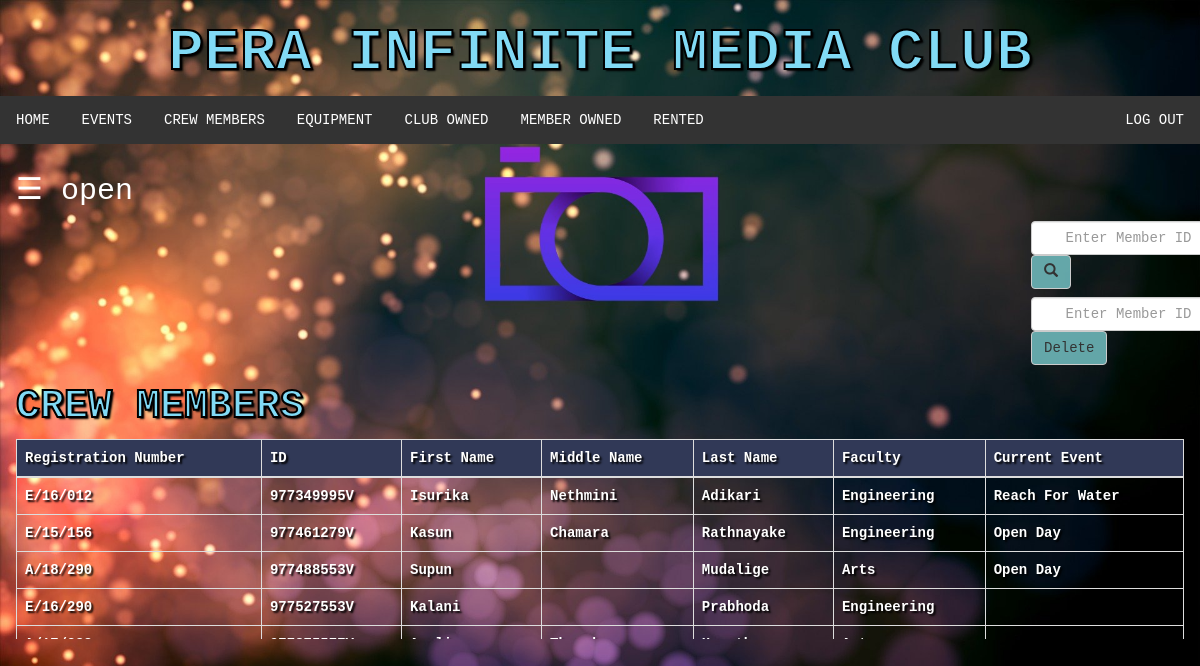
Screenshot of /crew_members.php (signed in) with the database file from the repository.
### crew_members.php (the view, shortened to what this page needs)
<?php
	include "naviBar.php";
?>
<!DOCTYPE html>
<html>
<head>
</head>
<body>
	<div id="main">
	  <span style="font-size:30px;cursor:pointer; color: white;" onclick="openNav()">&#9776; open</span>
	<div class="srch">
		<form class="navbar-form" method="post" name="form1">
				<input class="form-control" type="text" name="search" placeholder="Enter Member ID" required="">
				<button style="background-color: #6db6b9e6;" type="submit" name="submit" class="btn btn-default">
					<span class="glyphicon glyphicon-search"></span>
				</button>
		</form>
		<form class="navbar-form" method="post" name="form1">
				<input class="form-control" type="text" name="id" placeholder="Enter Member ID" required="">
				<button style="background-color: #6db6b9e6;" type="submit" name="submit1" class="btn btn-default">Delete
				</button>
		</form>
	</div>
	<h2>Crew Members</h2>
	<?php
		if(isset($_POST['submit']))
		{
			$q=mysqli_query($db,"SELECT * from `crew member` where ID = '$_POST[search]' ");
			if(mysqli_num_rows($q)==0)
			{
				echo "Sorry! No member found. Try searching again.";
			}
			else
			{
				echo "<div class = 'table-wrapper-scroll-y my-custom-scrollbar'>";
				echo "<table class = 'table table-bordered table-fixed'>";
				echo "<thead>";
				echo "<tr style = 'background-color: #313957;'>";
				echo "<th>"; echo "Registration Number";	echo "</th>";
				echo "<th>"; echo "ID";  echo "</th>";
				echo "<th>"; echo "First Name";  echo "</th>";
				echo "<th>"; echo "Middle Name";  echo "</th>";
				echo "<th>"; echo "Last Name";  echo "</th>";
				echo "<th>"; echo "Faculty";  echo "</th>";
				echo "<th>"; echo "Current Event";  echo "</th>";
				echo "</tr>";
				echo "</thead>";
				echo "<tbody>";
			while($row=mysqli_fetch_assoc($q))
			{
				echo "<tr>";
				echo "<td>"; echo $row['Registration Number']; echo "</td>";
				echo "<td>"; echo $row['ID']; echo "</td>";
				echo "<td>"; echo $row['First Name']; echo "</td>";
				echo "<td>"; echo $row['Middle Name']; echo "</td>";
				echo "<td>"; echo $row['Last Name']; echo "</td>";
				echo "<td>"; echo $row['Faculty']; echo "</td>";
				echo "<td>"; echo $row['Current Event']; echo "</td>";
				echo "</tr>";
			}
			echo "</tbody>";
			echo "</table>";
			echo "</div>";
			}
		}
		else
		{
			$res = mysqli_query($db,"SELECT * FROM `crew member`;");
			echo "<div class = 'table-wrapper-scroll-y my-custom-scrollbar'>";
			echo "<table class = 'table table-bordered table-fixed'>";
			echo "<thead>";
			echo "<tr style = 'background-color: #313957;'>";
			echo "<th>"; echo "Registration Number";	echo "</th>";
			echo "<th>"; echo "ID";  echo "</th>";
			echo "<th>"; echo "First Name";  echo "</th>";
			echo "<th>"; echo "Middle Name";  echo "</th>";
			echo "<th>"; echo "Last Name";  echo "</th>";
			echo "<th>"; echo "Faculty";  echo "</th>";
			echo "<th>"; echo "Current Event";  echo "</th>";
			echo "</tr>";
			echo "</thead>";
			echo "<tbody>";
			while($row=mysqli_fetch_assoc($res))
				{
					echo "<tr>";
					echo "<td>"; echo $row['Registration Number']; echo "</td>";
					echo "<td>"; echo $row['ID']; echo "</td>";
					echo "<td>"; echo $row['First Name']; echo "</td>";
					echo "<td>"; echo $row['Middle Name']; echo "</td>";
					echo "<td>"; echo $row['Last Name']; echo "</td>";
					echo "<td>"; echo $row['Faculty']; echo "</td>";
					echo "<td>"; echo $row['Current Event']; echo "</td>";
					echo "</tr>";
				}
				echo "</tbody>";
			echo "</table>";
			echo "</div>";
		}
	?>
	</div>
</body>
</html>

### css/style.css (style rules this page uses)
html, body, div, span, object, iframe, h1, h2, h3, h4, h5, h6, p, blockquote, pre, abbr, address, cite, code, del, dfn, em, img, ins, kbd, q, samp, small, strong, sub, sup, var, b, i, dl, dt, dd, ol, ul, li, fieldset, form, label, legend, table, caption, tbody, tfoot, thead, tr, th, td, article, aside, canvas, details, figcaption, figure, footer, header, hgroup, menu, nav, section, summary, time, mark, audio, video { margin:0; padding:0; border:0; outline:0; font-size:100%; vertical-align:baseline; background:transparent; }
body { line-height:1; }
table { border-collapse:collapse; border-spacing:0; }
input, select { vertical-align:middle; }
.form-control { text-align: center; }
.srch { padding-left: 1000px; }
.table-fixed thead th { position: sticky; top: 0; background-color: #313957; }
.my-custom-scrollbar { position: relative; height: 200px; overflow: auto; }
.table-wrapper-scroll-y { display: block; }

### crew_members.php (style rules this page uses)
.table-fixed thead th { position: sticky; top: 0; background-color: #313957; }
.my-custom-scrollbar { position: relative; height: 200px; overflow: auto; }
.table-wrapper-scroll-y { display: block; }
th { color: white; }
tr { color: white; font-weight: bold; text-shadow: 2px 2px 2px black; }
h2 { text-transform: uppercase; font-size: 40px; font-weight: bold; font-family: Courier, "Lucida Console", monospace; color: #81DAF5; -webkit-text-stroke: 2px black; text-shadow: 2px 2px 2px black; }
body { background-image: url("image/img2.jpg"); -webkit-background-size:cover; -moz-background-size:cover; -o-background-size:cover; background-size: cover; margin: 0; }
.srch { padding-left: 1000px; }
body { font-family: Courier, "Lucida Console", monospace; transition: background-color .5s; }
#main { transition: margin-left .5s; padding: 16px; }

### rows the page displays
crew member: Registration Number "E/16/012", ID "977349995V", First Name "Isurika", Middle Name "Nethmini", Last Name "Adikari", Faculty "Engineering", Current Event "Reach For Water"
crew member: Registration Number "E/15/156", ID "977461279V", First Name "Kasun", Middle Name "Chamara", Last Name "Rathnayake", Faculty "Engineering", Current Event "Open Day"
crew member: Registration Number "A/18/290", ID "977488553V", First Name "Supun", Last Name "Mudalige", Faculty "Arts", Current Event "Open Day"
crew member: Registration Number "E/16/290", ID "977527553V", First Name "Kalani", Last Name "Prabhoda", Faculty "Engineering"
